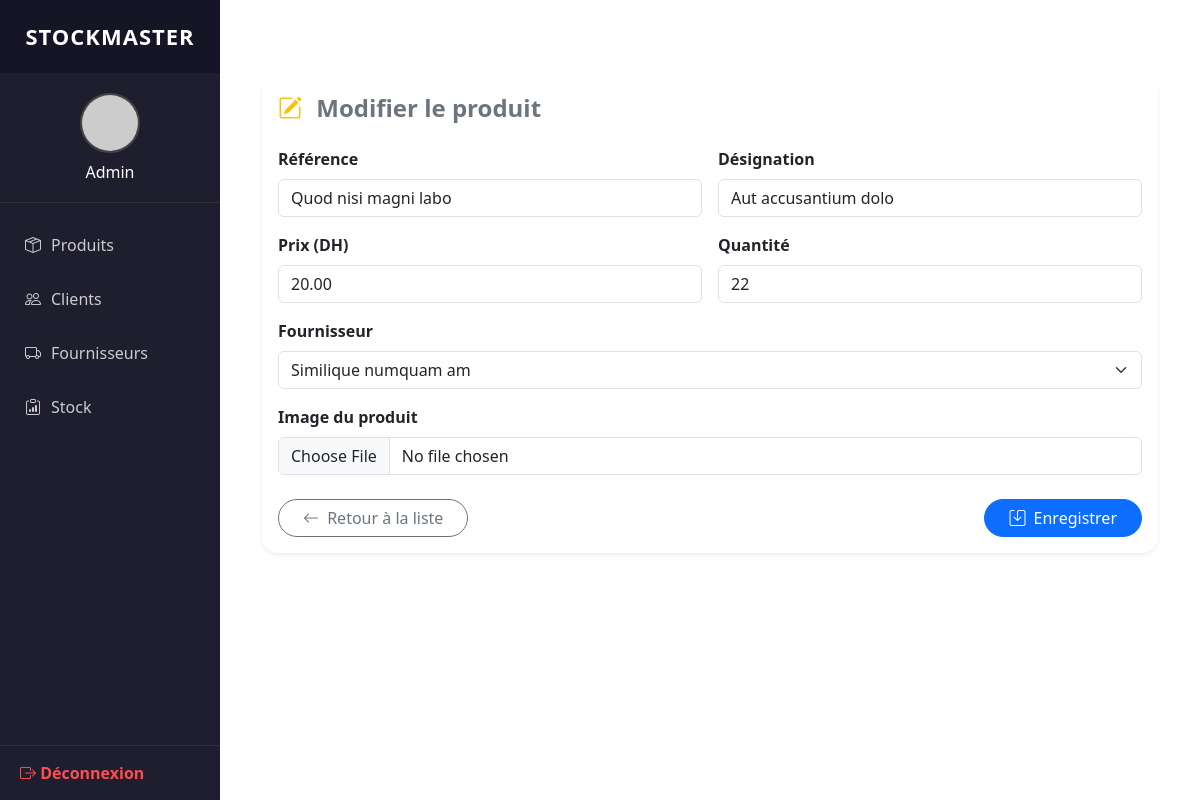
The app's page /produits/modifier/8/ (signed in) with its own data.
### gestion/models.py (models this page shows, shortened)
class Produit(models.Model):
    reference   = models.CharField(max_length=100)
    designation = models.CharField(max_length=100)
    prix        = models.DecimalField(max_digits=10, decimal_places=2)
    quantite    = models.IntegerField()
    seuil       = models.IntegerField(
        default=0,
        help_text="→ Alerte si quantité ≤ seuil"
    )
    fournisseur = models.ForeignKey(
        Fournisseur,
        on_delete=models.CASCADE,
        null=True, blank=True
    )
    image = models.ImageField(upload_to='produits/', null=True, blank=True)

class Fournisseur(models.Model):
    libelle = models.CharField(max_length=100, default="Fournisseur inconnu")
    email = models.EmailField(default="inconnu@example.com")
    tel = models.CharField(max_length=20, default="0000000000")
    adresse = models.CharField(max_length=255, default="Adresse inconnue")

### gestion/views.py (the view, shortened to what this page needs)
# urls.py: path('produits/modifier/<int:id>/', views.modifier_produit, name='modifier_produit'),
@login_required
def modifier_produit(request, id):
    produit = get_object_or_404(Produit, id=id)
    fournisseurs = Fournisseur.objects.all()
    return render(request, 'gestion/produits/modifier.html', {
        'produit': produit,
        'fournisseurs': fournisseurs
    })

### gestion/templates/gestion/produits/modifier.html (shortened to what this page needs)
{% extends 'gestion/dashboard.html' %}
{% block content %}
<div class="container my-5">
  <div class="card shadow-sm border-0 rounded-4">
    <div class="card-body">
      <h4 class="mb-4 fw-bold text-secondary">
        <i class="bi bi-pencil-square me-2 text-warning"></i> Modifier le produit
      </h4>
      <form method="POST" enctype="multipart/form-data" class="row g-3">
        <div class="col-md-6">
          <label for="reference" class="form-label fw-semibold">Référence</label>
          <input type="text" name="reference" id="reference" value="{{ produit.reference }}" class="form-control" required>
        </div>
        <div class="col-md-6">
          <label for="designation" class="form-label fw-semibold">Désignation</label>
          <input type="text" name="designation" id="designation" value="{{ produit.designation }}" class="form-control" required>
        </div>
        <div class="col-md-6">
          <label for="prix" class="form-label fw-semibold">Prix (DH)</label>
          <input type="number" name="prix" id="prix" step="0.01" value="{{ produit.prix }}" class="form-control" required>
        </div>
        <div class="col-md-6">
          <label for="quantite" class="form-label fw-semibold">Quantité</label>
          <input type="number" name="quantite" id="quantite" value="{{ produit.quantite }}" class="form-control" required>
        </div>
        <div class="col-12">
          <label for="fournisseur" class="form-label fw-semibold">Fournisseur</label>
          <select name="fournisseur" id="fournisseur" class="form-select" required>
            {% for f in fournisseurs %}
              <option value="{{ f.id }}" {% if produit.fournisseur.id == f.id %}selected{% endif %}>
                {{ f.libelle }}
              </option>
            {% endfor %}
          </select>
        </div>
        <div class="col-12">
          <label for="image" class="form-label fw-semibold">Image du produit</label>
          <input type="file" name="image" id="image" class="form-control">
        </div>
        <div class="d-flex justify-content-between mt-4">
          <a href="{% url 'produits' %}" class="btn btn-outline-secondary rounded-pill px-4">
            <i class="bi bi-arrow-left me-1"></i> Retour à la liste
          </a>
          <button type="submit" class="btn btn-primary rounded-pill px-4">
            <i class="bi bi-save me-1"></i> Enregistrer
          </button>
        </div>
      </form>
    </div>
  </div>
</div>
{% endblock %}

### gestion/templates/gestion/dashboard.html (style rules this page uses)
body { margin: 0; font-family: 'Segoe UI', sans-serif; overflow-x: hidden; }
.card-body i { pointer-events: none; }

### records on screen
Produit: reference "Quod nisi magni labo", designation "Aut accusantium dolo", prix "20.00", quantite "22", fournisseur "Similique numquam am"
